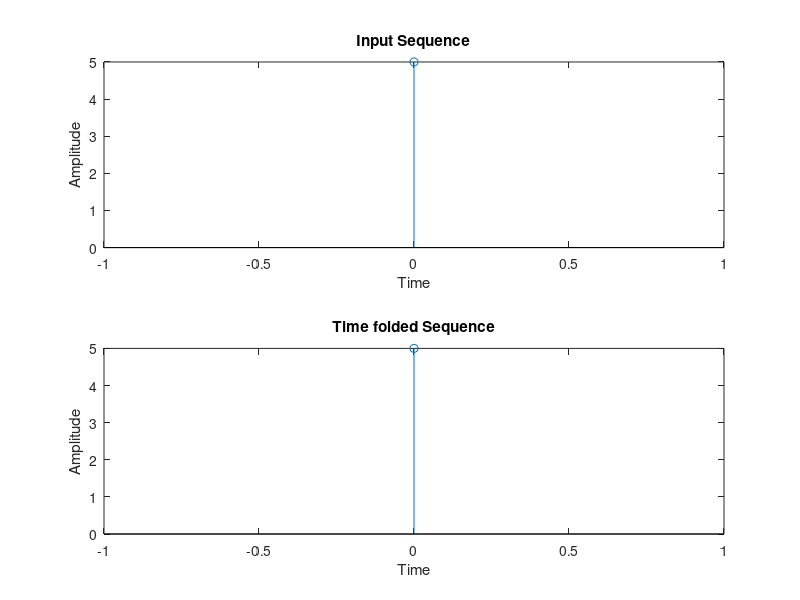

Source code (MATLAB):
clc;
clear all;
close all;

x=input('enter causal input sequence:');

n=0:length(x)-1;
subplot(211);
stem(n,x);
title('Input Sequence');
xlabel('Time');
ylabel('Amplitude');

n1=-1*n;
subplot(212);
stem(n1,x);
title('Time folded Sequence');
xlabel('Time');
ylabel('Amplitude');